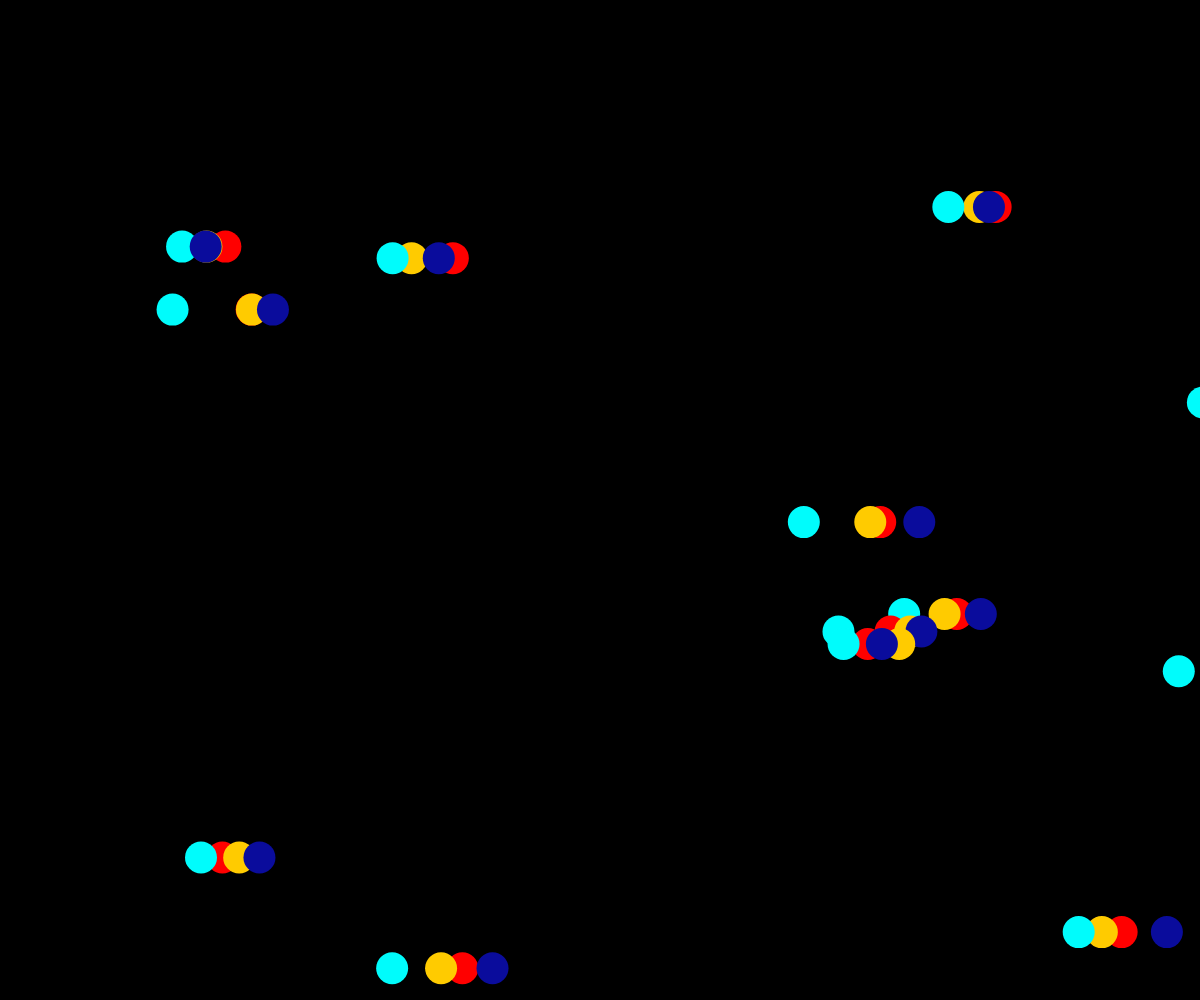
Frame 1 (no input)
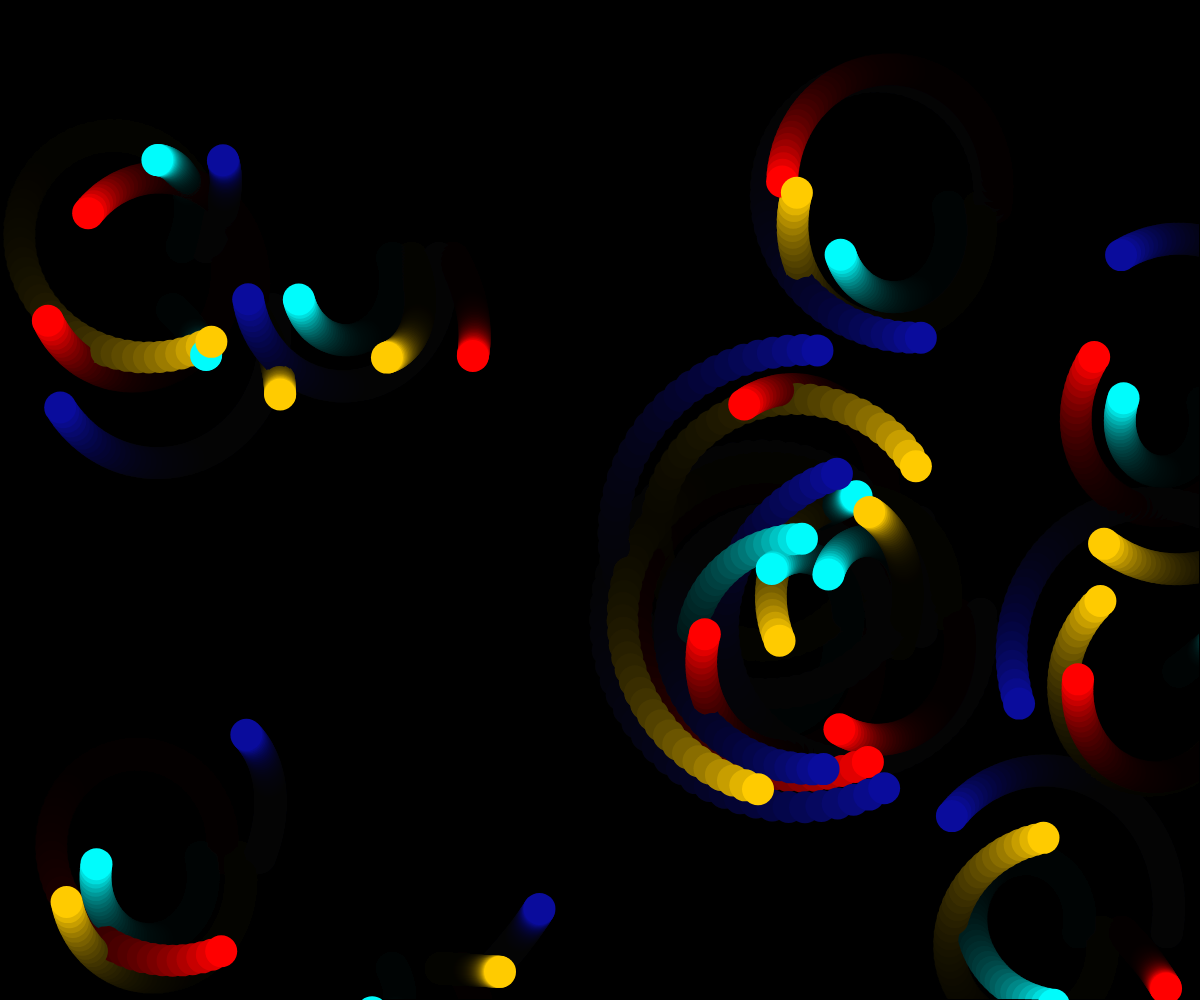
Frame 60 (no input)
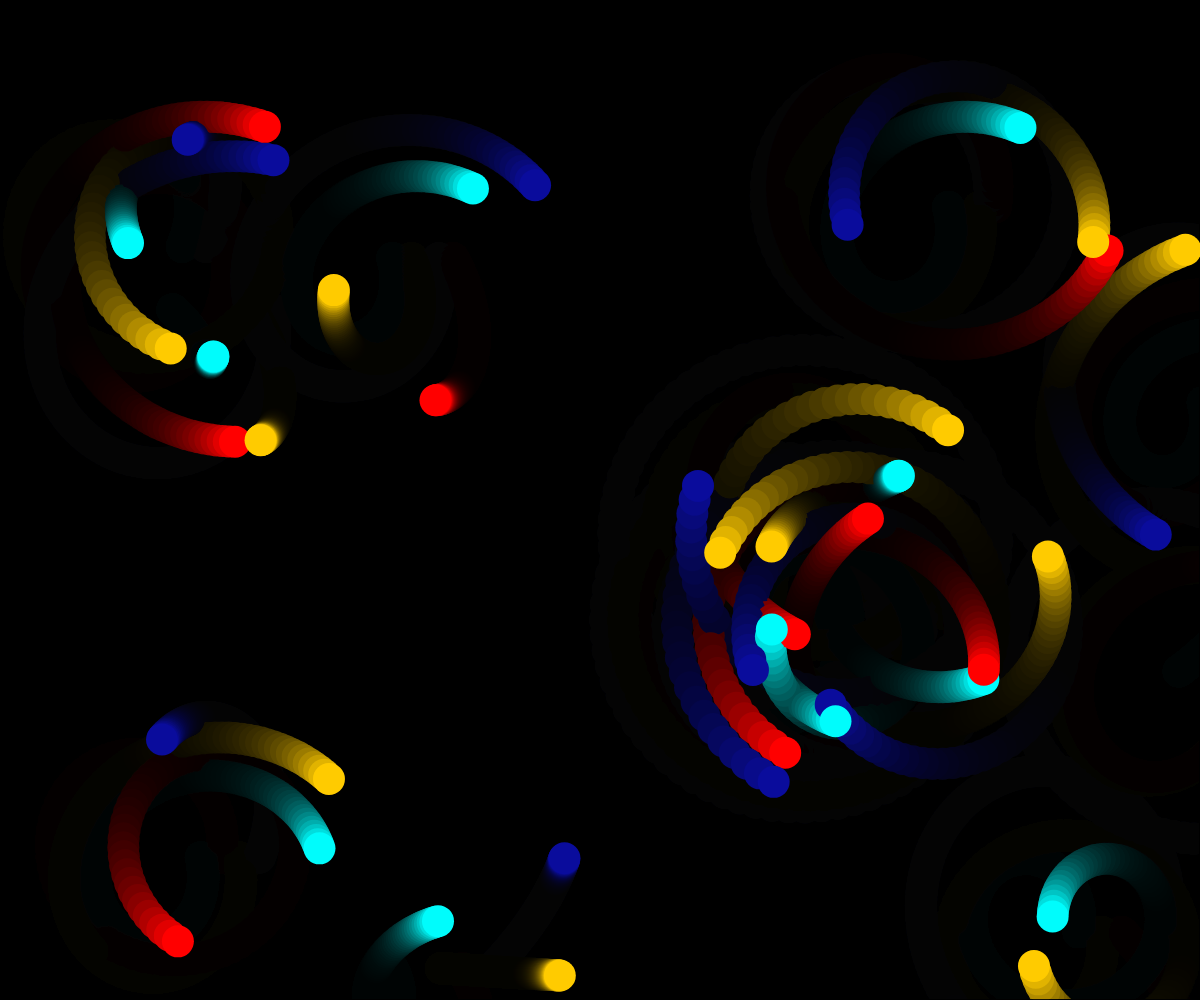
Frame 120 (the mouse pressed at the canvas centre since frame 60)

The p5.js sketch that drew these frames (run headless with seeded random() and noise() and a simulated clock; from frame 60 on, the mouse is pressed at the canvas centre):

// p5.js sketch
// ── sketch.js
var electrons = [];

function setup() {
  createCanvas(windowWidth, windowHeight);
  background(0);
  for(var i = 0; i <= 12; i++){
    electrons.push(new Electron());
  }

}

function draw() {
fill(0, 30);
rect(0,0,width,height)

  for(var i = 0; i < electrons.length; i++){
    electrons[i].move();
    electrons[i].display();
  }


}

function windowResized(){
  createCanvas(windowWidth, windowHeight);
  background(0);
}

function Electron (){

  this.electronOrbitalX = random(width);
  this.electronOrbitalY = random(height);

  this.r1 = 100 * random(1.0,1.5);
  this.r2 = 100 * random(0.9,1.8);
  this.r3 = 100 * random(0.5,1);
  this.r4 = 100 * random(1.1,1.8);

  this.theta1 = 0;
  this.theta2 = 0;
  this.theta3 = 0;
  this.theta4 = 0;

  this.theta_vel1 = random(random(-0.1,-0.09), random(0.08,0.1));
  this.theta_vel2 = random(random(-0.1,-0.09), random(0.08,0.1));
  this.theta_vel3 = random(random(-0.1,-0.09), random(0.08,0.1));
  this.theta_vel4 = random(random(-0.1,-0.09), random(0.08,0.1));


  this.move = function (){

    this.x1 = this.r1 * cos(this.theta1);
    this.y1 = this.r1 * sin(this.theta1);
    this.theta1 += this.theta_vel1;

    this.x2 = this.r2 * cos(this.theta2);
    this.y2 = this.r2 * sin(this.theta2);
    this.theta2 += this.theta_vel2;

    this.x3 = this.r3 * cos(this.theta3);
    this.y3 = this.r3 * sin(this.theta3);
    this.theta3 += this.theta_vel3;

    this.x4 = this.r4 * cos(this.theta4);
    this.y4 = this.r4 * sin(this.theta4);
    this.theta4 += this.theta_vel4;

    if(this.electronOrbitalX < width+(width*.20)){
    this.electronOrbitalX = this.electronOrbitalX+1;
  } else{

    this.electronOrbitalX = random(-50, 0-width);

    this.r1 = 100 * random(1.0,1.5);
    this.r2 = 100 * random(0.9,1.8);
    this.r3 = 100 * random(0.5,1);
    this.r4 = 100 * random(1.1,1.8);

    this.theta1 = 0;
    this.theta2 = 0;
    this.theta3 = 0;
    this.theta4 = 0;

    this.theta_vel1 = random(random(-0.1,-0.09), random(0.08,0.1));
    this.theta_vel2 = random(random(-0.1,-0.09), random(0.08,0.1));
    this.theta_vel3 = random(random(-0.1,-0.09), random(0.08,0.1));
    this.theta_vel4 = random(random(-0.1,-0.09), random(0.08,0.1));


  }

  };

  this.display = function(){

    push();
    ellipseMode(CENTER);
    noStroke();
    translate(this.electronOrbitalX, this.electronOrbitalY);
    fill(255,0,0);
    ellipse(this.x1, this.y1, 32, 32);
    fill(255,203,0);
    ellipse(this.x2, this.y2, 32, 32);
    fill(0,252,252);
    ellipse(this.x3, this.y3, 32, 32);
    fill(10,12,156);
    ellipse(this.x4, this.y4, 32, 32);
    pop();
  };

}
